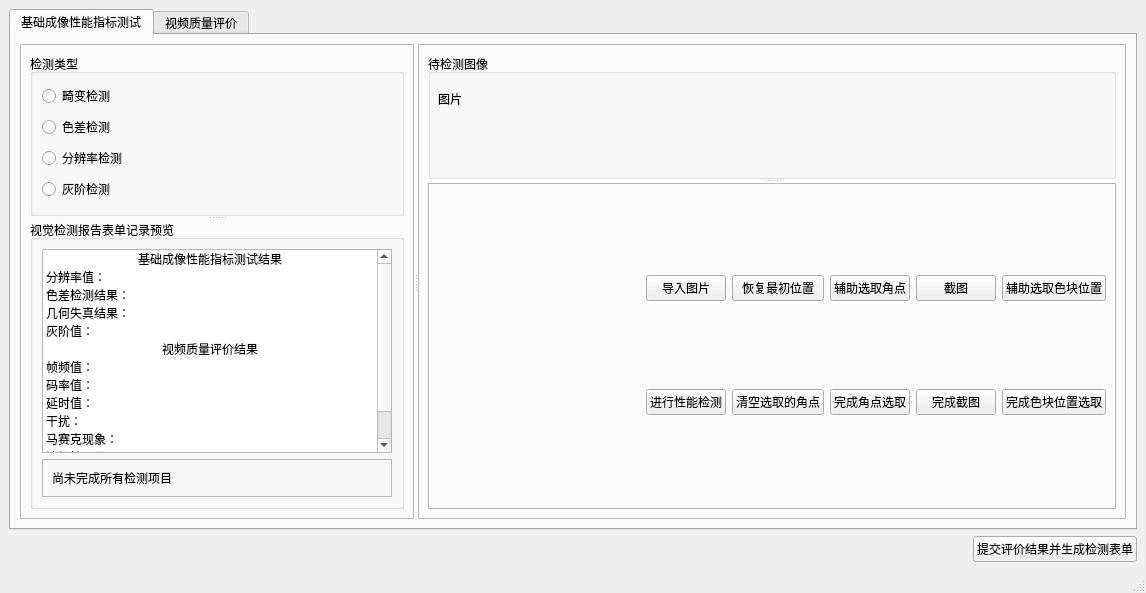
<?xml version="1.0" encoding="UTF-8"?>
<ui version="4.0">
 <class>MainWindow</class>
 <widget class="QMainWindow" name="MainWindow">
  <property name="geometry">
   <rect>
    <x>0</x>
    <y>0</y>
    <width>1146</width>
    <height>593</height>
   </rect>
  </property>
  <property name="windowTitle">
   <string>机器人视觉质量检测</string>
  </property>
  <widget class="QWidget" name="centralwidget">
   <layout class="QGridLayout" name="gridLayout_17">
    <item row="0" column="0" colspan="2">
     <widget class="QTabWidget" name="tabWidget">
      <property name="currentIndex">
       <number>0</number>
      </property>
      <widget class="QWidget" name="tab">
       <attribute name="title">
        <string>基础成像性能指标测试</string>
       </attribute>
       <layout class="QGridLayout" name="gridLayout_6">
        <item row="0" column="0">
         <widget class="QSplitter" name="splitter_1">
          <property name="orientation">
           <enum>Qt::Horizontal</enum>
          </property>
          <widget class="QFrame" name="frame">
           <property name="frameShape">
            <enum>QFrame::StyledPanel</enum>
           </property>
           <property name="frameShadow">
            <enum>QFrame::Raised</enum>
           </property>
           <layout class="QGridLayout" name="gridLayout_3">
            <item row="0" column="0">
             <widget class="QSplitter" name="splitter_2">
              <property name="orientation">
               <enum>Qt::Vertical</enum>
              </property>
              <widget class="QGroupBox" name="groupBox">
               <property name="title">
                <string>检测类型</string>
               </property>
               <layout class="QGridLayout" name="gridLayout_7">
                <item row="0" column="0">
                 <widget class="QRadioButton" name="rbn_Distortion">
                  <property name="text">
                   <string>畸变检测</string>
                  </property>
                 </widget>
                </item>
                <item row="1" column="0">
                 <widget class="QRadioButton" name="rbn_Chromatic">
                  <property name="text">
                   <string>色差检测</string>
                  </property>
                 </widget>
                </item>
                <item row="2" column="0">
                 <widget class="QRadioButton" name="rbn_Resolution">
                  <property name="text">
                   <string>分辨率检测</string>
                  </property>
                 </widget>
                </item>
                <item row="3" column="0">
                 <widget class="QRadioButton" name="rbn_GrayScale">
                  <property name="text">
                   <string>灰阶检测</string>
                  </property>
                 </widget>
                </item>
               </layout>
              </widget>
              <widget class="QGroupBox" name="groupBox_5">
               <property name="title">
                <string>视觉检测报告表单记录预览</string>
               </property>
               <layout class="QGridLayout" name="gridLayout_8">
                <item row="1" column="0">
                 <widget class="QFrame" name="frame_4">
                  <property name="frameShape">
                   <enum>QFrame::StyledPanel</enum>
                  </property>
                  <property name="frameShadow">
                   <enum>QFrame::Raised</enum>
                  </property>
                  <layout class="QGridLayout" name="gridLayout_9">
                   <item row="0" column="0">
                    <widget class="QLabel" name="lbl_FormStatus_1">
                     <property name="text">
                      <string>尚未完成所有检测项目</string>
                     </property>
                    </widget>
                   </item>
                  </layout>
                 </widget>
                </item>
                <item row="0" column="0">
                 <widget class="QListWidget" name="lwt_Form_1">
                  <item>
                   <property name="text">
                    <string>基础成像性能指标测试结果</string>
                   </property>
                   <property name="textAlignment">
                    <set>AlignCenter</set>
                   </property>
                   <property name="background">
                    <brush brushstyle="NoBrush">
                     <color alpha="255">
                      <red>0</red>
                      <green>0</green>
                      <blue>0</blue>
                     </color>
                    </brush>
                   </property>
                   <property name="foreground">
                    <brush brushstyle="NoBrush">
                     <color alpha="255">
                      <red>32</red>
                      <green>74</green>
                      <blue>135</blue>
                     </color>
                    </brush>
                   </property>
                  </item>
                  <item>
                   <property name="text">
                    <string>分辨率值：                  </string>
                   </property>
                   <property name="flags">
                    <set>ItemIsSelectable|ItemIsEditable|ItemIsDragEnabled|ItemIsUserCheckable|ItemIsEnabled</set>
                   </property>
                  </item>
                  <item>
                   <property name="text">
                    <string>色差检测结果：</string>
                   </property>
                   <property name="flags">
                    <set>ItemIsSelectable|ItemIsEditable|ItemIsDragEnabled|ItemIsUserCheckable|ItemIsEnabled</set>
                   </property>
                  </item>
                  <item>
                   <property name="text">
                    <string>几何失真结果：</string>
                   </property>
                  </item>
                  <item>
                   <property name="text">
                    <string>灰阶值：</string>
                   </property>
                  </item>
                  <item>
                   <property name="text">
                    <string>视频质量评价结果</string>
                   </property>
                   <property name="textAlignment">
                    <set>AlignCenter</set>
                   </property>
                   <property name="background">
                    <brush brushstyle="NoBrush">
                     <color alpha="255">
                      <red>0</red>
                      <green>0</green>
                      <blue>0</blue>
                     </color>
                    </brush>
                   </property>
                   <property name="foreground">
                    <brush brushstyle="NoBrush">
                     <color alpha="255">
                      <red>32</red>
                      <green>74</green>
                      <blue>135</blue>
                     </color>
                    </brush>
                   </property>
                  </item>
                  <item>
                   <property name="text">
                    <string>帧频值：                       </string>
                   </property>
                  </item>
                  <item>
                   <property name="text">
                    <string>码率值：                          </string>
                   </property>
                  </item>
                  <item>
                   <property name="text">
                    <string>延时值：                           </string>
                   </property>
                  </item>
                  <item>
                   <property name="text">
                    <string>干扰：</string>
                   </property>
                  </item>
                  <item>
                   <property name="text">
                    <string>马赛克现象：</string>
                   </property>
                  </item>
                  <item>
                   <property name="text">
                    <string>流畅性不足：</string>
                   </property>
                  </item>
                  <item>
                   <property name="text">
                    <string>抖动：</string>
                   </property>
                  </item>
                 </widget>
                </item>
               </layout>
              </widget>
             </widget>
            </item>
           </layout>
          </widget>
          <widget class="QFrame" name="frame_2">
           <property name="frameShape">
            <enum>QFrame::StyledPanel</enum>
           </property>
           <property name="frameShadow">
            <enum>QFrame::Raised</enum>
           </property>
           <layout class="QGridLayout" name="gridLayout_2">
            <item row="0" column="0">
             <widget class="QSplitter" name="splitter_3">
              <property name="orientation">
               <enum>Qt::Vertical</enum>
              </property>
              <widget class="QGroupBox" name="groupBox_2">
               <property name="title">
                <string>待检测图像</string>
               </property>
               <widget class="ImageLabelClass" name="lbl_Image">
                <property name="geometry">
                 <rect>
                  <x>10</x>
                  <y>33</y>
                  <width>30</width>
                  <height>23</height>
                 </rect>
                </property>
                <property name="text">
                 <string>图片</string>
                </property>
               </widget>
              </widget>
              <widget class="QFrame" name="frame_3">
               <property name="frameShape">
                <enum>QFrame::StyledPanel</enum>
               </property>
               <property name="frameShadow">
                <enum>QFrame::Raised</enum>
               </property>
               <layout class="QGridLayout" name="gridLayout_5">
                <item row="0" column="5">
                 <widget class="QPushButton" name="btn_ChooseAngularPoint">
                  <property name="text">
                   <string>辅助选取角点</string>
                  </property>
                 </widget>
                </item>
                <item row="0" column="0">
                 <spacer name="horizontalSpacer_2">
                  <property name="orientation">
                   <enum>Qt::Horizontal</enum>
                  </property>
                  <property name="sizeHint" stdset="0">
                   <size>
                    <width>40</width>
                    <height>20</height>
                   </size>
                  </property>
                 </spacer>
                </item>
                <item row="2" column="0">
                 <spacer name="horizontalSpacer_4">
                  <property name="orientation">
                   <enum>Qt::Horizontal</enum>
                  </property>
                  <property name="sizeHint" stdset="0">
                   <size>
                    <width>40</width>
                    <height>20</height>
                   </size>
                  </property>
                 </spacer>
                </item>
                <item row="0" column="6">
                 <widget class="QPushButton" name="btn_ScreenShot">
                  <property name="text">
                   <string>截图</string>
                  </property>
                 </widget>
                </item>
                <item row="0" column="3">
                 <widget class="QPushButton" name="btn_ImportImage">
                  <property name="text">
                   <string>导入图片</string>
                  </property>
                 </widget>
                </item>
                <item row="0" column="7">
                 <widget class="QPushButton" name="btn_ChooseChromatic">
                  <property name="text">
                   <string>辅助选取色块位置</string>
                  </property>
                 </widget>
                </item>
                <item row="2" column="7">
                 <widget class="QPushButton" name="btn_ChromaticComplete">
                  <property name="text">
                   <string>完成色块位置选取</string>
                  </property>
                 </widget>
                </item>
                <item row="2" column="6">
                 <widget class="QPushButton" name="btn_ScreenShotComplete">
                  <property name="text">
                   <string>完成截图</string>
                  </property>
                 </widget>
                </item>
                <item row="2" column="5">
                 <widget class="QPushButton" name="btn_AngularPointComplete">
                  <property name="text">
                   <string>完成角点选取</string>
                  </property>
                 </widget>
                </item>
                <item row="2" column="3">
                 <widget class="QPushButton" name="btn_StartTestImage">
                  <property name="text">
                   <string>进行性能检测</string>
                  </property>
                 </widget>
                </item>
                <item row="0" column="4">
                 <widget class="QPushButton" name="btn_RemapImage">
                  <property name="text">
                   <string>恢复最初位置</string>
                  </property>
                 </widget>
                </item>
                <item row="2" column="4">
                 <widget class="QPushButton" name="btn_ReChooseAngular">
                  <property name="text">
                   <string>清空选取的角点</string>
                  </property>
                 </widget>
                </item>
               </layout>
              </widget>
             </widget>
            </item>
           </layout>
          </widget>
         </widget>
        </item>
       </layout>
      </widget>
      <widget class="QWidget" name="tab_2">
       <attribute name="title">
        <string>视频质量评价</string>
       </attribute>
       <layout class="QGridLayout" name="gridLayout_12">
        <item row="0" column="0">
         <widget class="QSplitter" name="splitter_5">
          <property name="orientation">
           <enum>Qt::Horizontal</enum>
          </property>
          <widget class="QFrame" name="frame_5">
           <property name="frameShape">
            <enum>QFrame::StyledPanel</enum>
           </property>
           <property name="frameShadow">
            <enum>QFrame::Raised</enum>
           </property>
           <layout class="QGridLayout" name="gridLayout">
            <item row="0" column="0">
             <widget class="QSplitter" name="splitter_6">
              <property name="orientation">
               <enum>Qt::Vertical</enum>
              </property>
              <widget class="QGroupBox" name="groupBox_3">
               <property name="title">
                <string>检测类型</string>
               </property>
               <layout class="QGridLayout" name="gridLayout_13">
                <item row="0" column="0">
                 <widget class="QRadioButton" name="rbn_FrameFreq">
                  <property name="text">
                   <string>帧频检测</string>
                  </property>
                 </widget>
                </item>
                <item row="1" column="0">
                 <widget class="QRadioButton" name="rbn_CodeRate">
                  <property name="text">
                   <string>码率检测</string>
                  </property>
                 </widget>
                </item>
                <item row="2" column="0">
                 <widget class="QRadioButton" name="rbn_Delayed">
                  <property name="text">
                   <string>延时检测</string>
                  </property>
                 </widget>
                </item>
                <item row="3" column="0">
                 <widget class="QRadioButton" name="rbn_SubjectiveAnalysis">
                  <property name="text">
                   <string>主观缺陷分析</string>
                  </property>
                 </widget>
                </item>
               </layout>
              </widget>
              <widget class="QGroupBox" name="groupBox_4">
               <property name="title">
                <string>视觉检测报告表单记录预览</string>
               </property>
               <layout class="QGridLayout" name="gridLayout_15">
                <item row="0" column="0">
                 <widget class="QListWidget" name="lwt_Form_2">
                  <item>
                   <property name="text">
                    <string>基础成像性能指标测试结果</string>
                   </property>
                   <property name="textAlignment">
                    <set>AlignCenter</set>
                   </property>
                   <property name="foreground">
                    <brush brushstyle="NoBrush">
                     <color alpha="255">
                      <red>32</red>
                      <green>74</green>
                      <blue>135</blue>
                     </color>
                    </brush>
                   </property>
                  </item>
                  <item>
                   <property name="text">
                    <string>分辨率值：</string>
                   </property>
                  </item>
                  <item>
                   <property name="text">
                    <string>色差检测结果：</string>
                   </property>
                  </item>
                  <item>
                   <property name="text">
                    <string>几何失真结果：</string>
                   </property>
                  </item>
                  <item>
                   <property name="text">
                    <string>灰阶值：</string>
                   </property>
                  </item>
                  <item>
                   <property name="text">
                    <string>视频质量评价结果</string>
                   </property>
                   <property name="textAlignment">
                    <set>AlignCenter</set>
                   </property>
                   <property name="foreground">
                    <brush brushstyle="NoBrush">
                     <color alpha="255">
                      <red>32</red>
                      <green>74</green>
                      <blue>135</blue>
                     </color>
                    </brush>
                   </property>
                  </item>
                  <item>
                   <property name="text">
                    <string>帧频值：</string>
                   </property>
                  </item>
                  <item>
                   <property name="text">
                    <string>码率值：</string>
                   </property>
                  </item>
                  <item>
                   <property name="text">
                    <string>延时值：</string>
                   </property>
                  </item>
                  <item>
                   <property name="text">
                    <string>干扰：</string>
                   </property>
                  </item>
                  <item>
                   <property name="text">
                    <string>马赛克现象：</string>
                   </property>
                  </item>
                  <item>
                   <property name="text">
                    <string>流畅性不足：</string>
                   </property>
                  </item>
                  <item>
                   <property name="text">
                    <string>抖动：</string>
                   </property>
                  </item>
                 </widget>
                </item>
                <item row="1" column="0">
                 <widget class="QFrame" name="frame_8">
                  <property name="frameShape">
                   <enum>QFrame::StyledPanel</enum>
                  </property>
                  <property name="frameShadow">
                   <enum>QFrame::Raised</enum>
                  </property>
                  <layout class="QGridLayout" name="gridLayout_16">
                   <item row="0" column="0">
                    <widget class="QLabel" name="lbl_FormStatus_2">
                     <property name="text">
                      <string>尚未完成所有检测项目</string>
                     </property>
                    </widget>
                   </item>
                  </layout>
                 </widget>
                </item>
               </layout>
              </widget>
             </widget>
            </item>
           </layout>
          </widget>
          <widget class="QFrame" name="frame_6">
           <property name="frameShape">
            <enum>QFrame::StyledPanel</enum>
           </property>
           <property name="frameShadow">
            <enum>QFrame::Raised</enum>
           </property>
           <layout class="QGridLayout" name="gridLayout_10">
            <item row="0" column="1">
             <widget class="QSplitter" name="splitter_4">
              <property name="orientation">
               <enum>Qt::Vertical</enum>
              </property>
              <widget class="QGroupBox" name="groupBox_6">
               <property name="title">
                <string>待检测视频</string>
               </property>
               <layout class="QGridLayout" name="gridLayout_14">
                <item row="0" column="0">
                 <widget class="QLabel" name="lbl_Video">
                  <property name="text">
                   <string>视频</string>
                  </property>
                 </widget>
                </item>
               </layout>
              </widget>
              <widget class="QFrame" name="frame_7">
               <property name="frameShape">
                <enum>QFrame::StyledPanel</enum>
               </property>
               <property name="frameShadow">
                <enum>QFrame::Raised</enum>
               </property>
               <layout class="QGridLayout" name="gridLayout_11">
                <item row="4" column="2">
                 <widget class="QLabel" name="lbl_CurFrame">
                  <property name="text">
                   <string>0</string>
                  </property>
                 </widget>
                </item>
                <item row="4" column="8">
                 <widget class="QPushButton" name="btn_StartTestVideo">
                  <property name="text">
                   <string>进行检测</string>
                  </property>
                 </widget>
                </item>
                <item row="4" column="0">
                 <spacer name="horizontalSpacer_5">
                  <property name="orientation">
                   <enum>Qt::Horizontal</enum>
                  </property>
                  <property name="sizeHint" stdset="0">
                   <size>
                    <width>40</width>
                    <height>20</height>
                   </size>
                  </property>
                 </spacer>
                </item>
                <item row="1" column="10">
                 <widget class="QPushButton" name="btn_PreviousFrame">
                  <property name="text">
                   <string>前一帧</string>
                  </property>
                 </widget>
                </item>
                <item row="4" column="4">
                 <widget class="QPushButton" name="btn_Locate">
                  <property name="text">
                   <string>定位</string>
                  </property>
                 </widget>
                </item>
                <item row="1" column="1">
                 <widget class="QLabel" name="lbl_TotalFrameMarked">
                  <property name="text">
                   <string>总帧数：</string>
                  </property>
                 </widget>
                </item>
                <item row="4" column="3">
                 <spacer name="horizontalSpacer_8">
                  <property name="orientation">
                   <enum>Qt::Horizontal</enum>
                  </property>
                  <property name="sizeHint" stdset="0">
                   <size>
                    <width>40</width>
                    <height>20</height>
                   </size>
                  </property>
                 </spacer>
                </item>
                <item row="4" column="7">
                 <spacer name="horizontalSpacer_7">
                  <property name="orientation">
                   <enum>Qt::Horizontal</enum>
                  </property>
                  <property name="sizeHint" stdset="0">
                   <size>
                    <width>40</width>
                    <height>20</height>
                   </size>
                  </property>
                 </spacer>
                </item>
                <item row="4" column="5">
                 <widget class="QLineEdit" name="let_LocateFrameNums"/>
                </item>
                <item row="1" column="2">
                 <widget class="QLabel" name="lbl_TotalFrame">
                  <property name="text">
                   <string>0</string>
                  </property>
                 </widget>
                </item>
                <item row="1" column="8">
                 <widget class="QPushButton" name="btn_ImportVideo">
                  <property name="text">
                   <string>导入视频</string>
                  </property>
                 </widget>
                </item>
                <item row="0" column="0" colspan="13">
                 <widget class="QFrame" name="frame_9">
                  <property name="frameShape">
                   <enum>QFrame::StyledPanel</enum>
                  </property>
                  <property name="frameShadow">
                   <enum>QFrame::Raised</enum>
                  </property>
                  <layout class="QGridLayout" name="gridLayout_4">
                   <item row="0" column="0">
                    <widget class="QSliderClass" name="sld_ProgressBar">
                     <property name="orientation">
                      <enum>Qt::Horizontal</enum>
                     </property>
                    </widget>
                   </item>
                   <item row="0" column="1">
                    <widget class="QLabel" name="lbl_curTime">
                     <property name="text">
                      <string>00:00</string>
                     </property>
                    </widget>
                   </item>
                   <item row="0" column="2">
                    <widget class="QLabel" name="lbl_ooo">
                     <property name="text">
                      <string>/</string>
                     </property>
                    </widget>
                   </item>
                   <item row="0" column="3">
                    <widget class="QLabel" name="lbl_totalTime">
                     <property name="text">
                      <string>00:00</string>
                     </property>
                    </widget>
                   </item>
                  </layout>
                 </widget>
                </item>
                <item row="4" column="10">
                 <widget class="QPushButton" name="btn_NextFrame">
                  <property name="text">
                   <string>后一帧</string>
                  </property>
                 </widget>
                </item>
                <item row="1" column="0">
                 <spacer name="horizontalSpacer_3">
                  <property name="orientation">
                   <enum>Qt::Horizontal</enum>
                  </property>
                  <property name="sizeHint" stdset="0">
                   <size>
                    <width>40</width>
                    <height>20</height>
                   </size>
                  </property>
                 </spacer>
                </item>
                <item row="4" column="1">
                 <widget class="QLabel" name="lbl_curFrameMarked">
                  <property name="text">
                   <string>当前帧：</string>
                  </property>
                 </widget>
                </item>
                <item row="4" column="6">
                 <widget class="QPushButton" name="btn_stopVideo">
                  <property name="text">
                   <string>停止播放</string>
                  </property>
                 </widget>
                </item>
                <item row="1" column="5">
                 <spacer name="horizontalSpacer_6">
                  <property name="orientation">
                   <enum>Qt::Horizontal</enum>
                  </property>
                  <property name="sizeHint" stdset="0">
                   <size>
                    <width>40</width>
                    <height>20</height>
                   </size>
                  </property>
                 </spacer>
                </item>
                <item row="1" column="9">
                 <widget class="QPushButton" name="btn_pauseVideo">
                  <property name="text">
                   <string>暂停播放</string>
                  </property>
                 </widget>
                </item>
                <item row="4" column="9">
                 <widget class="QPushButton" name="btn_resumeVideo">
                  <property name="text">
                   <string>继续播放</string>
                  </property>
                 </widget>
                </item>
                <item row="1" column="11">
                 <widget class="QPushButton" name="btn_goto_next_5s">
                  <property name="text">
                   <string>快进30帧</string>
                  </property>
                 </widget>
                </item>
                <item row="4" column="11">
                 <widget class="QPushButton" name="btn_goto_pre_5s">
                  <property name="text">
                   <string>快退30帧</string>
                  </property>
                 </widget>
                </item>
                <item row="4" column="12">
                 <widget class="QPushButton" name="btn_1X">
                  <property name="text">
                   <string>常速播放</string>
                  </property>
                 </widget>
                </item>
                <item row="1" column="12">
                 <widget class="QPushButton" name="btn_2X">
                  <property name="text">
                   <string>慢速播放</string>
                  </property>
                 </widget>
                </item>
               </layout>
              </widget>
             </widget>
            </item>
           </layout>
          </widget>
         </widget>
        </item>
       </layout>
      </widget>
     </widget>
    </item>
    <item row="1" column="0">
     <spacer name="horizontalSpacer">
      <property name="orientation">
       <enum>Qt::Horizontal</enum>
      </property>
      <property name="sizeHint" stdset="0">
       <size>
        <width>915</width>
        <height>20</height>
       </size>
      </property>
     </spacer>
    </item>
    <item row="1" column="1">
     <widget class="QPushButton" name="btn_HandIn">
      <property name="text">
       <string>提交评价结果并生成检测表单</string>
      </property>
     </widget>
    </item>
   </layout>
  </widget>
  <widget class="QStatusBar" name="statusbar"/>
 </widget>
 <customwidgets>
  <customwidget>
   <class>ImageLabelClass</class>
   <extends>QLabel</extends>
   <header location="global">imagelabelclass.h</header>
  </customwidget>
  <customwidget>
   <class>QSliderClass</class>
   <extends>QSlider</extends>
   <header>qsliderclass.h</header>
  </customwidget>
 </customwidgets>
 <resources/>
 <connections/>
</ui>
